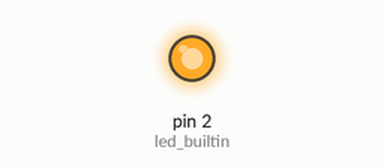
Recording of a sketch running on a simulated Arduino Uno, built with avr-gcc and run on an emulated ATmega328P. On the bench: output pins drawn as LEDs (lit = HIGH).

Above: at 8.85 s.
At 39.61 s:
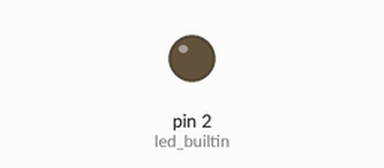
Timing chart, 0 to 40.0 s (numbered marks = the images above):
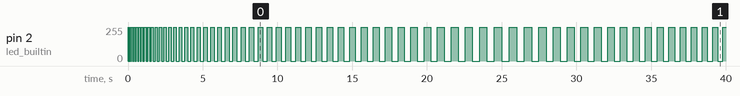

Measured:
- by itself, pin 2 (led_builtin): repeats every 0.08 s: 0/255 0.05 s, 255/255 0.03 s

The sketch:

Practica_de_led_parpadeante.ino
```cpp
#define led_builtin 2
bool entra= true;
void setup() {
  pinMode(led_builtin, OUTPUT);

}

void loop() {
  for(int i=0; i<=500; i=i+10){
    digitalWrite(led_builtin, HIGH);
    delay(i);
    digitalWrite(led_builtin, LOW);
    delay(i);
  }
  for(int i=500; i>=0; i=i-10){
    digitalWrite(led_builtin, HIGH);
    delay(i);
    digitalWrite(led_builtin, LOW);
    delay(i);
  }
}
```
